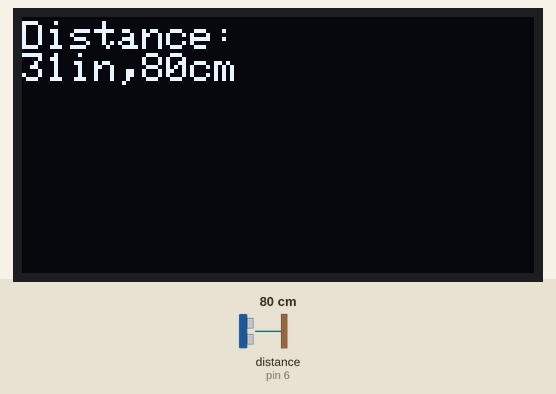
Recording of a sketch running on a simulated Arduino Uno, built with avr-gcc and run on an emulated ATmega328P. Shown: 128×64 one-colour display. Wiring (inferred from the names in the program): ultrasonic range finder: trigger pin 5; echo pin 6. The inputs (shaded band) are chosen by the test bench; at power-on: distance to the obstacle (sensor on pin 6) 80 cm. The echo pulse lasts 58.3 µs per cm.

Above: at 6.8 s.
6.9 s: distance to the obstacle (sensor on pin 6) set to 2 cm
At 13.1 s:
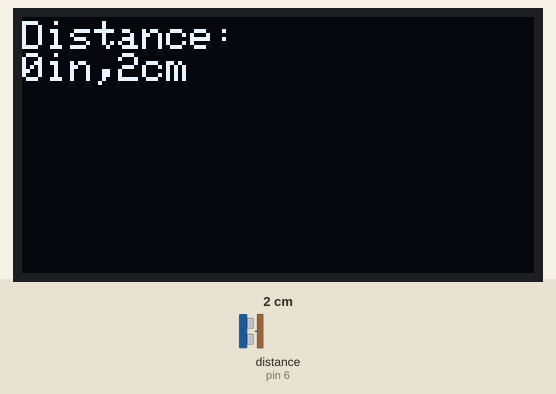
18.8 s: distance to the obstacle (sensor on pin 6) set to 4 cm
At 25.3 s:
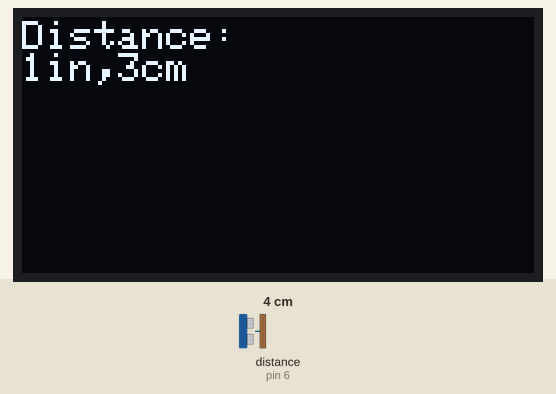
25.6 s: distance to the obstacle (sensor on pin 6) set to 9 cm
At 31.2 s:
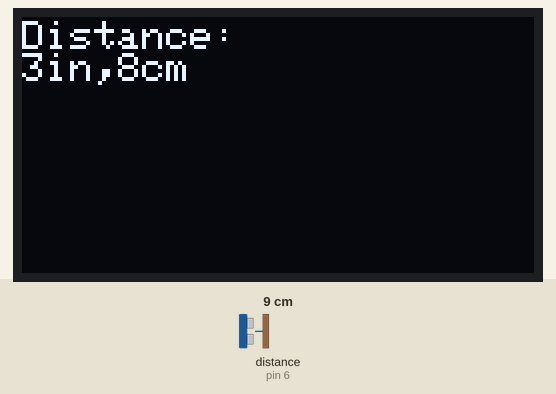
Timing chart, 0 to 32.7 s (numbered marks = the images above; inputs shaded):
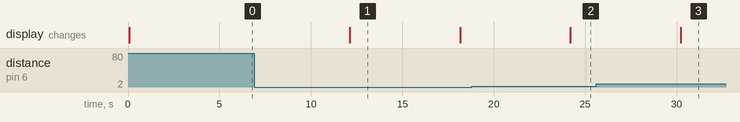

The sketch:

oled.ino
```cpp
#include <Wire.h>
#include <Adafruit_GFX.h>
#include <Adafruit_SSD1306.h>

#define SCREEN_WIDTH 128
#define SCREEN_HEIGHT 32

//Adafruit_SSD1306 display(SCREEN_WIDTH,SCREEN_HEIGHT,&Wire,-1);
#define OLED_RESET 4
Adafruit_SSD1306 display(OLED_RESET);

int trigPin = 5;
int echoPin = 6;

int redLed = 11;
int blueLed = 10;
int greenLed = 9;

void setup() {
  // put your setup code here, to run once:
  Serial.begin(9600);

//  if(!display.begin(SSD1306_SWITCHCAPVCC, 0x3C)) {
//    Serial.println(F("SSD1306 allocation failed"));
//    for(;;);
//  }
  display.begin(SSD1306_SWITCHCAPVCC, 0x3C);

  pinMode(trigPin,OUTPUT);
  pinMode(echoPin,INPUT);


}

void loop() {
  // put your main code here, to run repeatedly:
  digitalWrite(trigPin,LOW);
  delayMicroseconds(2);
  digitalWrite(trigPin,HIGH);
  delayMicroseconds(10);
  digitalWrite(trigPin,LOW);
  long duration = pulseIn(echoPin,HIGH);
  long inches = microsecondsToInches(duration);
  long cms = microsecondsToCentimeters(duration);

  //delay(2000);
  display.clearDisplay();

  display.setTextSize(1);
  display.setTextColor(WHITE);
  display.setCursor(0,1);

  display.println("Distance: ");
  display.print(inches);
  display.print("in,");
  display.print(cms);
  display.println("cm");
  display.display();

    if (cms<10)
  {
    digitalWrite(redLed,HIGH);
    delay(5000);
    digitalWrite(redLed,LOW);
    delay(1000);
  }
  else if (cms>=10 && cms<=25)
  {
    digitalWrite(blueLed,HIGH);
    delay(5000);
    digitalWrite(blueLed,LOW);
    delay(1000);
  }
  else
  {
    digitalWrite(greenLed,HIGH);
    delay(5000);
    digitalWrite(greenLed,LOW);
    delay(1000);
  }
}

long microsecondsToInches(long microseconds) {
  return microseconds /74 /2;
}

long microsecondsToCentimeters(long microseconds) {
  return microseconds /29 /2;
}
```

Measured:
- after the input at 6.9 s, the display: changes after 5.2 s (image 1)
- after the input at 18.8 s, the display: changes after 5.4 s (image 2)
- after the input at 25.6 s, the display: changes after 4.6 s (image 3)
- what the display in image 1 shows lasts 6.1 s, from 12.1 s to 18.2 s
